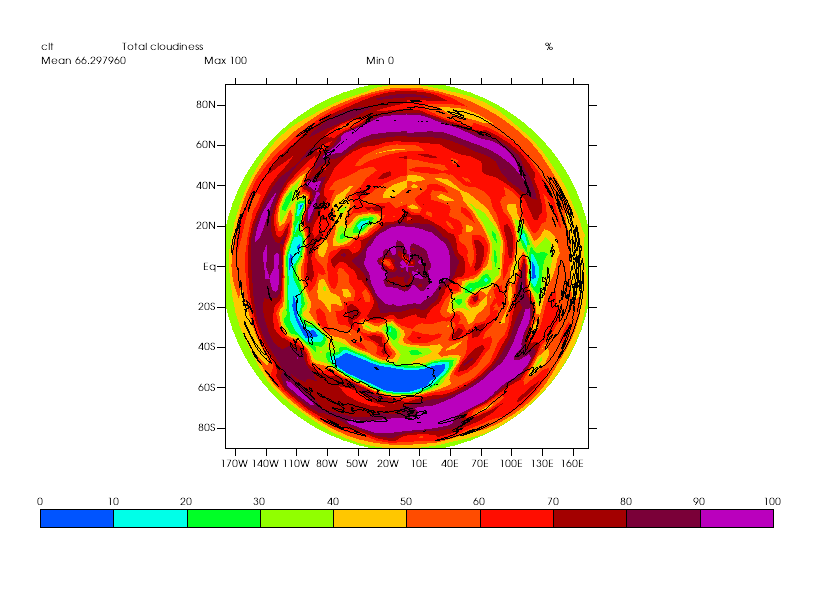

Write the Python code that produced this figure.

import vcs
import cdms2
import sys
import os

src=sys.argv[1]
pth = os.path.join(os.path.dirname(__file__),"..")
sys.path.append(pth)
import checkimage

f=cdms2.open(os.path.join(vcs.sample_data,'clt.nc'))
s=f("clt",slice(0,1),squeeze=1)
x=vcs.init()
x.drawlogooff()
i=x.createisofill()
p=x.getprojection("polar")
i.projection=p
x.open()
x.plot(s,i,bg=1)
fnm= "test_polar_set_opt_param_polar.png"
x.png(fnm)

print "fnm:",fnm
print "src:",src
ret = checkimage.check_result_image(fnm,src,checkimage.defaultThreshold)
sys.exit(ret)
